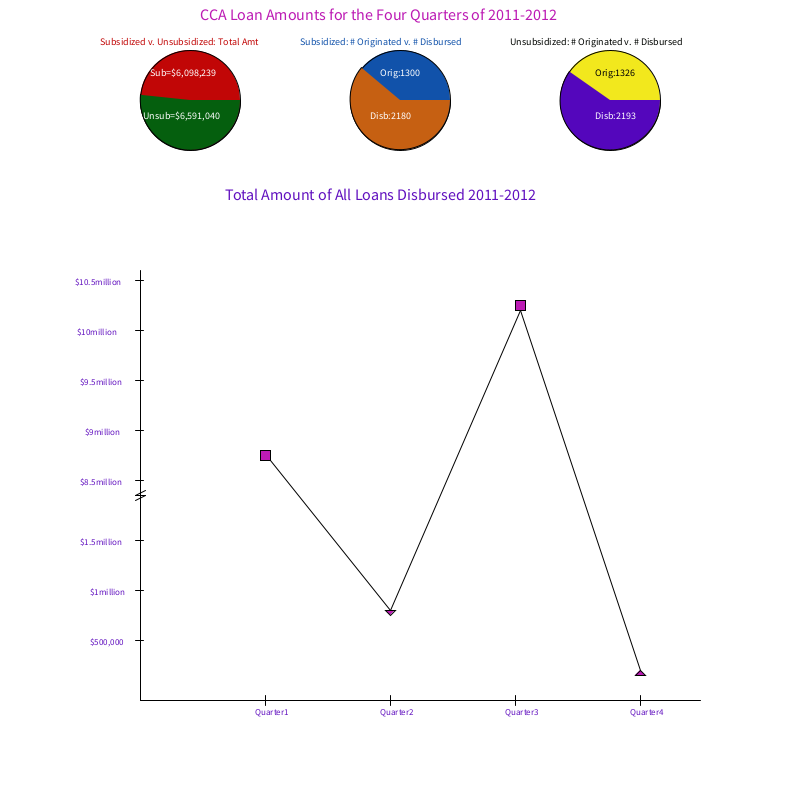
Frame 1 (no input)
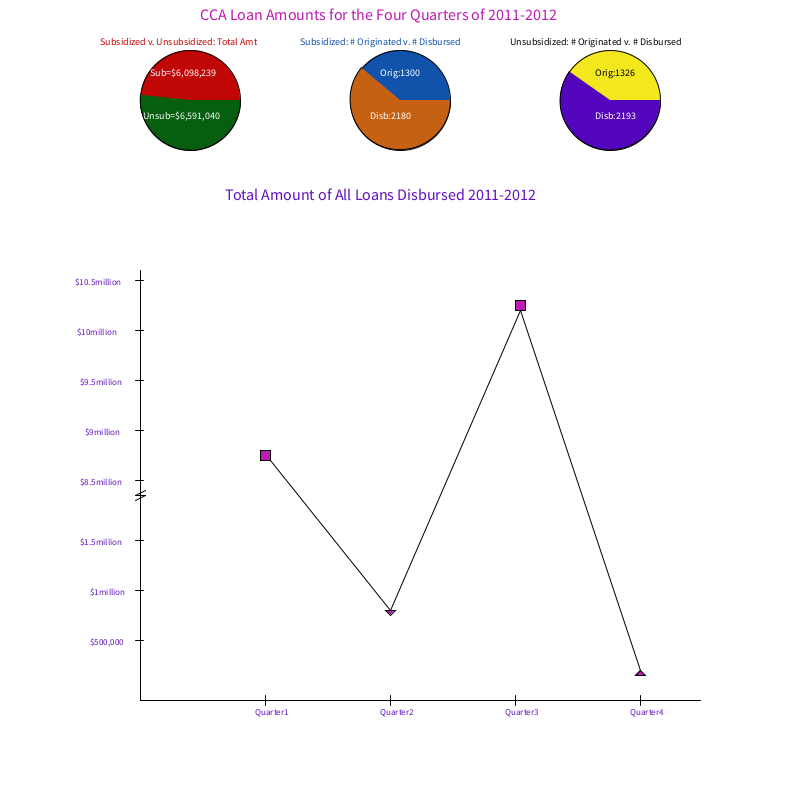
Frame 60 (the mouse pressed at the canvas centre just before this capture)
Frame 120 (the mouse held since frame 60 and released just before this capture): identical to frame 60, image omitted

The Processing sketch that drew these frames (run headless with seeded random() and noise(); from frame 60 on, the mouse is pressed at the canvas centre):

// Processing sketch: processing_72173
// ── processing_72173.pde

//Data for this program can be found at http://studentaid.ed.gov/about/data-center/student/title-iv

void setup(){
  size(800,800);
  smooth();
}

void draw(){
  background(255);
  fill(193,6,6);
  textSize(10);
  text("Subsidized v. Unsubsidized: Total Amt",100,45);
  ellipse(190,100,100,100);
  fill(5,95,14);
  arc(190,100,100,100,radians(0),radians(186));
  fill(255);
  textSize(10);
  text("Sub=$6,098,239",150,76);
  fill(255,255,255);
  text("Unsub=$6,591,040",143,119);
  fill(17,82,170);
  textSize(10);
  text("Subsidized: # Originated v. # Disbursed",300,45);
  ellipse(400,100,100,100);
  fill(198,96,18);
  arc(400,100,100,100,radians(0),radians(220));
  fill(255);
  text("Orig:1300",380,76);
  fill(255);
  text("Disb:2180",370,119);
  fill(0,3,0);
  textSize(10);
  text("Unsubsidized: # Originated v. # Disbursed",510,45);
  fill(242,232,29);
  ellipse(610,100,100,100);
  fill(84,6,188);
  arc(610,100,100,100,radians(0),radians(215));
  fill(1,0,3);
  text("Orig:1326",595,76);
  fill(255);
  text("Disb:2193",595,119);
  line(140,700,140,270); //yaxis
  line(140,700,700,700); //xaxis
  line(135,500,145,495); //break
  line(145,495,135,495); //break
  line(135,495,145,490); //break
  line(135,640,143,640); //500k
  fill(97,17,191);
  textSize(9);
  text("$500,000",90,645);
  line(135,590,143,590); //1mil
  text("$1million",90,595);
  line(135,540,143,540); //1.5mil
  text("$1.5million",80,545);
  line(135,480,143,480); //8.5mil
  text("$8.5million",80,485);
  line(135,430,143,430); //9mil
  text("$9million",85,435);
  line(135,380,143,380); //9.5mil
  text("$9.5million",80,385);
  line(135,330,143,330); //10mil
  text("$10million",77,335);
  line(135,280,143,280); //10.5mil
  text("$10.5million",75,285);
  line(265,705,265,695); //Q1
  text("Quarter1",255,715);
  line(390,705,390,695); //Q2
  text("Quarter2",380,715);
  line(515,705,515,695); //Q3
  text("Quarter3",505,715);
  line(640,705,640,695); //Q4
  text("Quarter4",630,715);
  fill(188,27,180);
  rect(260,450,10,10); //$8,717,452
  triangle(385,610,390,615,395,610); //$878,696
  rect(515,300,10,10); //$10,118,931
  triangle(635,675,640,670,645,675); //$382,309
  line(270,460,390,610); //Q1-Q2
  line(390,610,520,310); //Q2-Q3
  line(520,310,640,670); //Q3-Q4
  textSize(16);
  text("CCA Loan Amounts for the Four Quarters of 2011-2012",200,20);
  fill(97,17,191);
  text("Total Amount of All Loans Disbursed 2011-2012",225,200);
}
